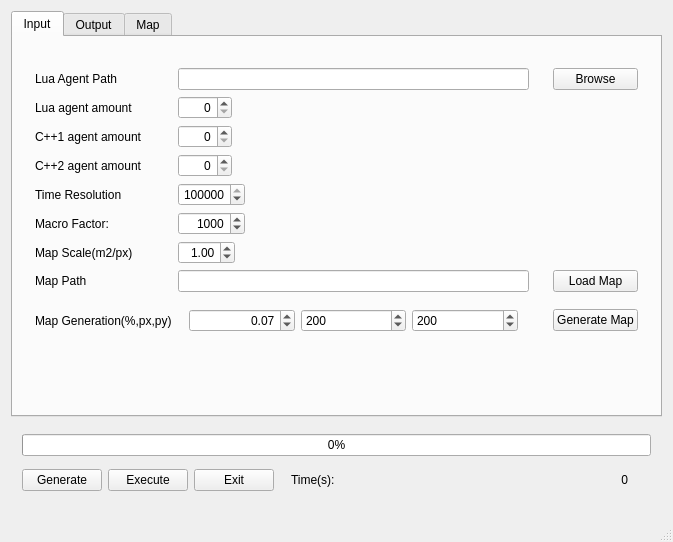
<?xml version="1.0" encoding="UTF-8"?>
<ui version="4.0">
 <class>MainWindow</class>
 <widget class="QMainWindow" name="MainWindow">
  <property name="geometry">
   <rect>
    <x>0</x>
    <y>0</y>
    <width>673</width>
    <height>521</height>
   </rect>
  </property>
  <property name="windowTitle">
   <string>MainWindow</string>
  </property>
  <widget class="QWidget" name="centralWidget">
   <layout class="QGridLayout" name="gridLayout_6">
    <item row="2" column="0">
     <widget class="QWidget" name="widget" native="true">
      <property name="sizePolicy">
       <sizepolicy hsizetype="Expanding" vsizetype="Fixed">
        <horstretch>0</horstretch>
        <verstretch>0</verstretch>
       </sizepolicy>
      </property>
      <layout class="QGridLayout" name="gridLayout_3">
       <item row="5" column="2">
        <widget class="QPushButton" name="runButton">
         <property name="sizePolicy">
          <sizepolicy hsizetype="Fixed" vsizetype="Fixed">
           <horstretch>0</horstretch>
           <verstretch>0</verstretch>
          </sizepolicy>
         </property>
         <property name="text">
          <string>Execute</string>
         </property>
        </widget>
       </item>
       <item row="1" column="1" colspan="6">
        <widget class="QProgressBar" name="progressBar">
         <property name="value">
          <number>0</number>
         </property>
        </widget>
       </item>
       <item row="5" column="1">
        <widget class="QPushButton" name="generateButton">
         <property name="sizePolicy">
          <sizepolicy hsizetype="Fixed" vsizetype="Fixed">
           <horstretch>0</horstretch>
           <verstretch>0</verstretch>
          </sizepolicy>
         </property>
         <property name="text">
          <string>Generate</string>
         </property>
        </widget>
       </item>
       <item row="5" column="3">
        <widget class="QPushButton" name="exitButton">
         <property name="sizePolicy">
          <sizepolicy hsizetype="Fixed" vsizetype="Fixed">
           <horstretch>0</horstretch>
           <verstretch>0</verstretch>
          </sizepolicy>
         </property>
         <property name="minimumSize">
          <size>
           <width>0</width>
           <height>0</height>
          </size>
         </property>
         <property name="text">
          <string>Exit</string>
         </property>
        </widget>
       </item>
       <item row="5" column="4">
        <widget class="QWidget" name="widget_4" native="true">
         <property name="sizePolicy">
          <sizepolicy hsizetype="Expanding" vsizetype="Fixed">
           <horstretch>0</horstretch>
           <verstretch>0</verstretch>
          </sizepolicy>
         </property>
         <property name="minimumSize">
          <size>
           <width>0</width>
           <height>0</height>
          </size>
         </property>
         <layout class="QHBoxLayout" name="horizontalLayout_2">
          <item>
           <widget class="QLabel" name="label_8">
            <property name="text">
             <string>Time(s):</string>
            </property>
           </widget>
          </item>
          <item>
           <widget class="QLabel" name="SimulationTime">
            <property name="text">
             <string>0</string>
            </property>
            <property name="alignment">
             <set>Qt::AlignRight|Qt::AlignTrailing|Qt::AlignVCenter</set>
            </property>
           </widget>
          </item>
         </layout>
        </widget>
       </item>
      </layout>
     </widget>
    </item>
    <item row="0" column="0">
     <widget class="QTabWidget" name="tabWidget">
      <property name="currentIndex">
       <number>0</number>
      </property>
      <widget class="QWidget" name="tab_3">
       <attribute name="title">
        <string>Input</string>
       </attribute>
       <layout class="QGridLayout" name="gridLayout_5">
        <item row="18" column="1">
         <widget class="QWidget" name="widget_2" native="true">
          <property name="sizePolicy">
           <sizepolicy hsizetype="Expanding" vsizetype="Fixed">
            <horstretch>0</horstretch>
            <verstretch>0</verstretch>
           </sizepolicy>
          </property>
          <layout class="QHBoxLayout" name="horizontalLayout"/>
         </widget>
        </item>
        <item row="16" column="0" colspan="2">
         <widget class="QWidget" name="widget_3" native="true">
          <layout class="QGridLayout" name="gridLayout_2">
           <item row="9" column="2">
            <widget class="QSpinBox" name="macroSpinBox">
             <property name="sizePolicy">
              <sizepolicy hsizetype="Maximum" vsizetype="Fixed">
               <horstretch>0</horstretch>
               <verstretch>0</verstretch>
              </sizepolicy>
             </property>
             <property name="alignment">
              <set>Qt::AlignRight|Qt::AlignTrailing|Qt::AlignVCenter</set>
             </property>
             <property name="maximum">
              <number>1000000000</number>
             </property>
             <property name="singleStep">
              <number>1000</number>
             </property>
             <property name="value">
              <number>1000</number>
             </property>
            </widget>
           </item>
           <item row="5" column="1">
            <widget class="QLabel" name="label_2">
             <property name="text">
              <string>Lua agent amount</string>
             </property>
            </widget>
           </item>
           <item row="8" column="1">
            <widget class="QLabel" name="label_5">
             <property name="toolTip">
              <string>Number of microsteps pr second</string>
             </property>
             <property name="toolTipDuration">
              <number>-1</number>
             </property>
             <property name="text">
              <string>Time Resolution</string>
             </property>
            </widget>
           </item>
           <item row="7" column="1">
            <widget class="QLabel" name="label_4">
             <property name="text">
              <string>C++2 agent amount</string>
             </property>
            </widget>
           </item>
           <item row="6" column="2">
            <widget class="QSpinBox" name="c1AgentSpinBox">
             <property name="sizePolicy">
              <sizepolicy hsizetype="Maximum" vsizetype="Fixed">
               <horstretch>0</horstretch>
               <verstretch>0</verstretch>
              </sizepolicy>
             </property>
             <property name="alignment">
              <set>Qt::AlignRight|Qt::AlignTrailing|Qt::AlignVCenter</set>
             </property>
             <property name="maximum">
              <number>1000</number>
             </property>
            </widget>
           </item>
           <item row="1" column="1">
            <widget class="QLabel" name="label">
             <property name="text">
              <string>Lua Agent Path</string>
             </property>
            </widget>
           </item>
           <item row="1" column="6">
            <widget class="QPushButton" name="browseLuaAgentButton">
             <property name="text">
              <string>Browse</string>
             </property>
            </widget>
           </item>
           <item row="7" column="2">
            <widget class="QSpinBox" name="c2AgentSpinBox">
             <property name="sizePolicy">
              <sizepolicy hsizetype="Maximum" vsizetype="Fixed">
               <horstretch>0</horstretch>
               <verstretch>0</verstretch>
              </sizepolicy>
             </property>
             <property name="alignment">
              <set>Qt::AlignRight|Qt::AlignTrailing|Qt::AlignVCenter</set>
             </property>
             <property name="maximum">
              <number>1000</number>
             </property>
            </widget>
           </item>
           <item row="6" column="1">
            <widget class="QLabel" name="label_3">
             <property name="text">
              <string>C++1 agent amount</string>
             </property>
            </widget>
           </item>
           <item row="9" column="1">
            <widget class="QLabel" name="label_6">
             <property name="toolTip">
              <string>Number of mirosteps pr macrostep</string>
             </property>
             <property name="text">
              <string>Macro Factor:</string>
             </property>
            </widget>
           </item>
           <item row="5" column="2">
            <widget class="QSpinBox" name="luaSpinBox">
             <property name="sizePolicy">
              <sizepolicy hsizetype="Maximum" vsizetype="Fixed">
               <horstretch>0</horstretch>
               <verstretch>0</verstretch>
              </sizepolicy>
             </property>
             <property name="alignment">
              <set>Qt::AlignRight|Qt::AlignTrailing|Qt::AlignVCenter</set>
             </property>
             <property name="maximum">
              <number>1000</number>
             </property>
            </widget>
           </item>
           <item row="1" column="2">
            <widget class="QLineEdit" name="agentPathLineEdit">
             <property name="sizePolicy">
              <sizepolicy hsizetype="MinimumExpanding" vsizetype="Fixed">
               <horstretch>0</horstretch>
               <verstretch>0</verstretch>
              </sizepolicy>
             </property>
            </widget>
           </item>
           <item row="10" column="1">
            <widget class="QLabel" name="label_9">
             <property name="text">
              <string>Map Scale(m2/px)</string>
             </property>
            </widget>
           </item>
           <item row="8" column="2">
            <widget class="QSpinBox" name="timeResSpinBox">
             <property name="sizePolicy">
              <sizepolicy hsizetype="Maximum" vsizetype="Fixed">
               <horstretch>0</horstretch>
               <verstretch>0</verstretch>
              </sizepolicy>
             </property>
             <property name="alignment">
              <set>Qt::AlignRight|Qt::AlignTrailing|Qt::AlignVCenter</set>
             </property>
             <property name="accelerated">
              <bool>true</bool>
             </property>
             <property name="maximum">
              <number>1000000000</number>
             </property>
             <property name="singleStep">
              <number>1000</number>
             </property>
             <property name="value">
              <number>1000000</number>
             </property>
             <property name="displayIntegerBase">
              <number>10</number>
             </property>
            </widget>
           </item>
           <item row="11" column="2">
            <widget class="QLineEdit" name="mapPathLineEdit"/>
           </item>
           <item row="11" column="1">
            <widget class="QLabel" name="label_7">
             <property name="text">
              <string>Map Path</string>
             </property>
            </widget>
           </item>
           <item row="11" column="6">
            <widget class="QPushButton" name="browseMapButton">
             <property name="sizePolicy">
              <sizepolicy hsizetype="Minimum" vsizetype="Fixed">
               <horstretch>0</horstretch>
               <verstretch>0</verstretch>
              </sizepolicy>
             </property>
             <property name="text">
              <string>Load Map</string>
             </property>
            </widget>
           </item>
           <item row="10" column="2" colspan="5">
            <widget class="QDoubleSpinBox" name="mapScaleDoubleSpinBox">
             <property name="sizePolicy">
              <sizepolicy hsizetype="Maximum" vsizetype="Fixed">
               <horstretch>0</horstretch>
               <verstretch>0</verstretch>
              </sizepolicy>
             </property>
             <property name="layoutDirection">
              <enum>Qt::LeftToRight</enum>
             </property>
             <property name="alignment">
              <set>Qt::AlignRight|Qt::AlignTrailing|Qt::AlignVCenter</set>
             </property>
             <property name="singleStep">
              <double>0.100000000000000</double>
             </property>
             <property name="value">
              <double>1.000000000000000</double>
             </property>
            </widget>
           </item>
           <item row="13" column="1">
            <widget class="QLabel" name="label_10">
             <property name="text">
              <string/>
             </property>
            </widget>
           </item>
           <item row="12" column="2">
            <widget class="QWidget" name="widget_5" native="true">
             <layout class="QHBoxLayout" name="horizontalLayout_3">
              <item>
               <widget class="QDoubleSpinBox" name="densityDoubleSpinBox">
                <property name="sizePolicy">
                 <sizepolicy hsizetype="Minimum" vsizetype="Fixed">
                  <horstretch>0</horstretch>
                  <verstretch>0</verstretch>
                 </sizepolicy>
                </property>
                <property name="alignment">
                 <set>Qt::AlignRight|Qt::AlignTrailing|Qt::AlignVCenter</set>
                </property>
                <property name="maximum">
                 <double>1.000000000000000</double>
                </property>
                <property name="singleStep">
                 <double>0.010000000000000</double>
                </property>
                <property name="value">
                 <double>0.070000000000000</double>
                </property>
               </widget>
              </item>
              <item>
               <widget class="QSpinBox" name="pxSpinBox">
                <property name="maximum">
                 <number>4096</number>
                </property>
                <property name="value">
                 <number>200</number>
                </property>
               </widget>
              </item>
              <item>
               <widget class="QSpinBox" name="pySpinBox">
                <property name="sizePolicy">
                 <sizepolicy hsizetype="Minimum" vsizetype="Fixed">
                  <horstretch>0</horstretch>
                  <verstretch>0</verstretch>
                 </sizepolicy>
                </property>
                <property name="maximum">
                 <number>4096</number>
                </property>
                <property name="value">
                 <number>200</number>
                </property>
               </widget>
              </item>
             </layout>
            </widget>
           </item>
           <item row="12" column="6">
            <widget class="QPushButton" name="generateMap">
             <property name="text">
              <string>Generate Map</string>
             </property>
            </widget>
           </item>
           <item row="12" column="1">
            <widget class="QLabel" name="label_11">
             <property name="text">
              <string>Map Generation(%,px,py)</string>
             </property>
            </widget>
           </item>
          </layout>
         </widget>
        </item>
        <item row="0" column="0">
         <widget class="Line" name="line">
          <property name="orientation">
           <enum>Qt::Horizontal</enum>
          </property>
         </widget>
        </item>
       </layout>
      </widget>
      <widget class="QWidget" name="tab">
       <attribute name="title">
        <string>Output</string>
       </attribute>
       <layout class="QGridLayout" name="gridLayout">
        <item row="0" column="0">
         <widget class="QTextEdit" name="outputTextEdit"/>
        </item>
       </layout>
      </widget>
      <widget class="QWidget" name="tab_2">
       <attribute name="title">
        <string>Map</string>
       </attribute>
       <layout class="QGridLayout" name="gridLayout_4">
        <item row="2" column="0" colspan="2">
         <widget class="QGraphicsView" name="graphicsView"/>
        </item>
       </layout>
      </widget>
     </widget>
    </item>
   </layout>
  </widget>
  <widget class="QStatusBar" name="statusBar"/>
 </widget>
 <layoutdefault spacing="6" margin="11"/>
 <resources/>
 <connections/>
</ui>
